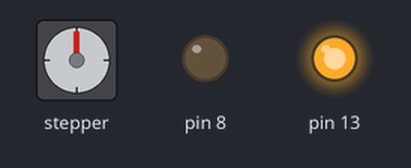
Simulated run of this sketch. Board: Arduino Uno, built with avr-gcc and run on an emulated ATmega328P. Shown: stepper motor, output pins drawn as LEDs (lit = HIGH). Stepper angles assume 200 steps per turn.

Above: at 0.15 s.
At 10.05 s:
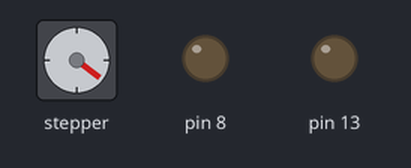
At 19.95 s:
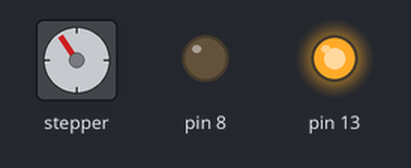
At 39.76 s:
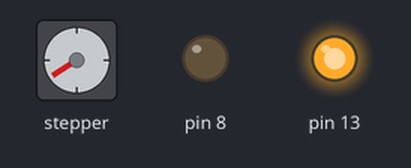
Timing chart, 0 to 40.0 s (numbered marks = the images above):
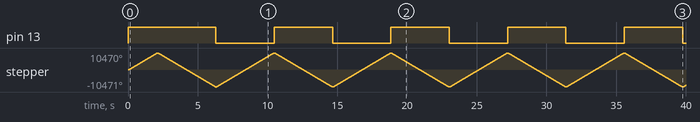

Measured:
- by itself, pin 13: alternates HIGH for 4.2 s and LOW for 4.2 s
- by itself, stepper: turns 10467° clockwise in 2.1 s, then 20938° counter-clockwise in 4.2 s, then 20939° clockwise in 4.2 s, then 20937° counter-clockwise in 4.2 s, and so on

The sketch:

ggAccelStepperTest.ino
```cpp
// (licence header left out)
#include <AccelStepper.h>

// Define a stepper and the pins it will use
AccelStepper stepper(AccelStepper::DRIVER, 2, 5); // Defaults to AccelStepper::FULL4WIRE (4 pins) on 2, 3, 4, 5

void setup()
{
  pinMode(8, OUTPUT);
  digitalWrite(8, LOW);
  // Change these to suit your stepper if you want
  stepper.setMaxSpeed(10000);
  stepper.setAcceleration(100000);
  const float steps_per_mm = 4*200*28/22/1.75f;
  stepper.moveTo(10.0*steps_per_mm);
  pinMode(13, OUTPUT);
  digitalWrite(13, HIGH);
}

void loop()
{
    // If at the end of travel go to the other end
    if (stepper.distanceToGo() == 0) {
      //delay(500);
      digitalWrite(13, stepper.currentPosition() >= 0);
      stepper.moveTo(-stepper.currentPosition());

    }
    stepper.run();
}
```
